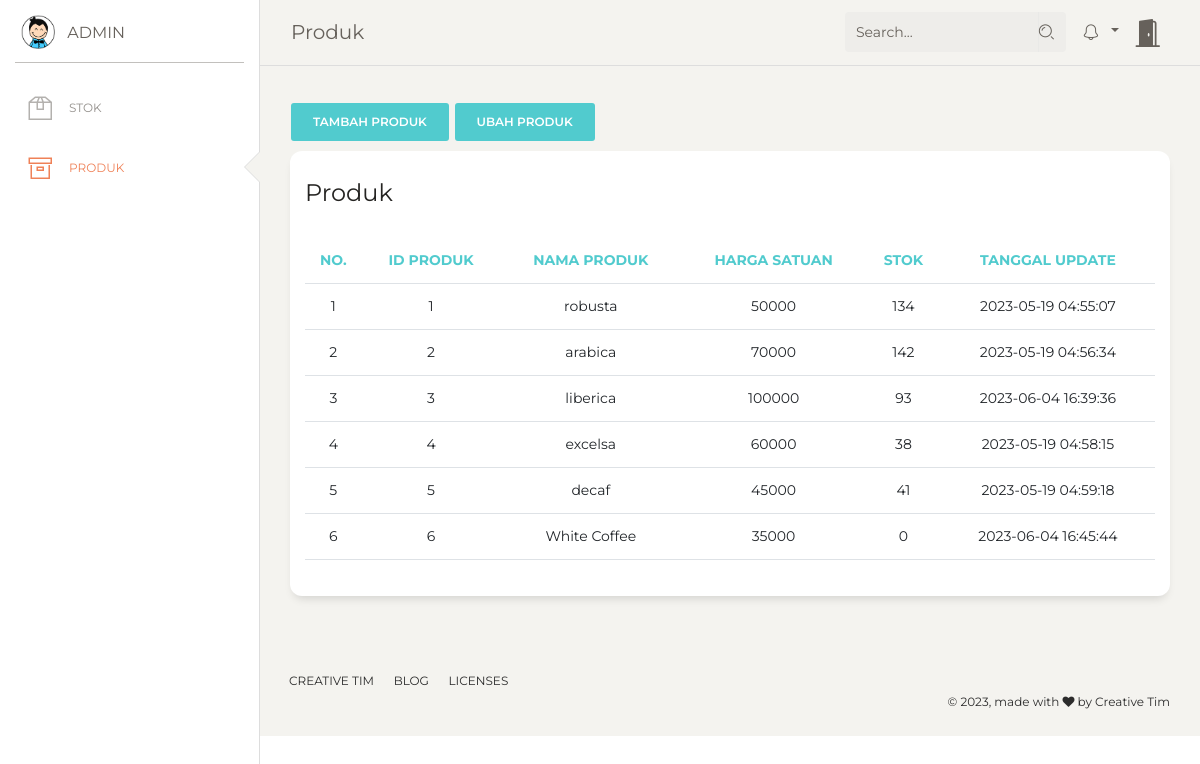
The page /gudang/product.php on the database its author committed.
### tables this page shows
CREATE TABLE `produk` (
  `produk_id` int(11) NOT NULL,
  `nama_produk` varchar(30) NOT NULL,
  `harga_satuan` double NOT NULL,
  `stok` int(11) NOT NULL,
  `tgl_update` datetime NOT NULL DEFAULT current_timestamp() ON UPDATE current_timestamp(),
  `link_gambar` text NOT NULL
);

### gudang/product.php (the view, shortened to what this page needs)
<?php
  include  '../koneksi.php';
?>
<!DOCTYPE html>
<html lang="en">
<head>
  <link rel="stylesheet" href="https://cdn.jsdelivr.net/npm/bootstrap-icons@1.10.2/font/bootstrap-icons.css">
  <link href="https://maxcdn.bootstrapcdn.com/font-awesome/latest/css/font-awesome.min.css" rel="stylesheet">
  <link href="https://cdn.jsdelivr.net/npm/bootstrap@5.2.3/dist/css/bootstrap.min.css" rel="stylesheet">
  <link href="../assets/css/bootstrap.min.css" rel="stylesheet" />
  <link href="../assets/css/paper-dashboard.css?v=2.0.1" rel="stylesheet" />
  <link href="../assets/demo/demo.css" rel="stylesheet" />
</head>
<body class="">
  <div class="wrapper ">
    <div class="sidebar" data-color="white" data-active-color="danger">
      <div class="logo">
        <a href="https://www.creative-tim.com" class="simple-text logo-mini">
          <div class="logo-image-small">
            <img src="../assets/img/logo-small.png">
          </div>
        </a>
        <a href="https://www.creative-tim.com" class="simple-text logo-normal">
          ADMIN
        </a>
      </div>
      <div class="sidebar-wrapper">
        <ul class="nav">
          <li >
            <a href="./index.php">
              <i class="nc-icon nc-box-2"></i>
              <p>Stok</p>
            </a>
          </li>
          <li class="active">
            <a href="./product.php">
              <i class="nc-icon nc-box"></i>
              <p>Produk</p>
            </a>
          </li>
        </ul>
      </div>
    </div>
    <div class="main-panel">
      <nav class="navbar navbar-expand-lg navbar-absolute fixed-top navbar-transparent">
          <div class="container-fluid">
            <div class="navbar-wrapper">
              <a class="navbar-brand" href="javascript:;">Produk</a>
            </div>
            <div
              class="collapse navbar-collapse justify-content-end"
              id="navigation"
            >
              <form>
                <div class="input-group no-border">
                  <input
                    type="text"
                    value=""
                    class="form-control"
                    placeholder="Search..."
                  />
                  <div class="input-group-append">
                    <div class="input-group-text">
                      <i class="nc-icon nc-zoom-split"></i>
                    </div>
                  </div>
                </div>
              </form>
              <ul class="navbar-nav">
                <li class="nav-item btn-rotate dropdown">
                  <a
                    class="nav-link dropdown-toggle"
                    href="http://example.com"
                    id="navbarDropdownMenuLink"
                    data-toggle="dropdown"
                    aria-haspopup="true"
                    aria-expanded="false"
                  >
                    <i class="nc-icon nc-bell-55"></i>
                  </a>
                </li>
                <li class="nav-item-door">
                    <a href="../login/logout.php">
                      <i class="bi bi-door-open-fill"></i>
                    </a>
                </li>
              </ul>
            </div>
          </div>
        </nav>
      <div class="content">
        <button type="button" class="btn btn-primary" data-bs-toggle="modal" data-bs-target="#tambahProduct">
          Tambah Produk
        </button>
        <button type="button" class="btn btn-primary" data-bs-toggle="modal" data-bs-target="#ubahProduct">
          Ubah Produk
        </button>
        <div class="row">
          <div class="col-md-12">
            <div class="card">
              <div class="card-header">
                <h4 class="card-title">Produk</h4>
              </div>
              <div class="card-body">
                <div class="table-responsive">
                  <table class="table">
                    <thead class=" text-primary">
                      <th class="text-center">No.</th>
                      <th class="text-center">ID Produk</th>
                      <th class="text-center">Nama Produk</th>
                      <th class="text-center">Harga Satuan</th>
                      <th class="text-center">Stok</th>
                      <th class="text-center">Tanggal Update</th>
                    </thead>
                    <tbody>
                      <tr>
                        <?php
                          $view = $dbh->query("SELECT * FROM `produk`;");
                          if($view->rowCount()>0){
                            $no=1;
                            while($data = $view->fetch()){
                        ?>
                          <tr>
                            <td class="text-center"><?php echo $no++; ?></td>
                            <td class="text-center"><?php echo $data['produk_id'];?></td>
                            <td class="text-center"><?php echo $data['nama_produk'];?></td>
                            <td class="text-center"><?php echo $data['harga_satuan'];?></td>
                            <td class="text-center"><?php echo $data['stok'];?></td>
                            <td class="text-center"><?php echo $data['tgl_update'];?></td>
                          </tr>
                        <?php
                            }
                          }
                        ?>
                      </tr>
                    </tbody>
                  </table>
                </div>
              </div>
            </div>
          </div>
        </div>
      </div>
      <footer class="footer footer-black  footer-white ">
        <div class="container-fluid">
          <div class="row">
            <nav class="footer-nav">
              <ul>
                <li><a href="https://www.creative-tim.com" target="_blank">Creative Tim</a></li>
                <li><a href="https://www.creative-tim.com/blog" target="_blank">Blog</a></li>
                <li><a href="https://www.creative-tim.com/license" target="_blank">Licenses</a></li>
              </ul>
            </nav>
            <div class="credits ml-auto">
              <span class="copyright">
                © , made with <i class="fa fa-heart heart"></i> by Creative Tim
              </span>
            </div>
          </div>
        </div>
      </footer>
    </div>
  </div>
</body>
</html>

### rows shown on the page
produk: produk_id "1", nama_produk "robusta", harga_satuan "50000", stok "134", tgl_update "2023-05-19 04:55:07"
produk: produk_id "2", nama_produk "arabica", harga_satuan "70000", stok "142", tgl_update "2023-05-19 04:56:34"
produk: produk_id "3", nama_produk "liberica", harga_satuan "100000", stok "93", tgl_update "2023-06-04 16:39:36"
produk: produk_id "4", nama_produk "excelsa", harga_satuan "60000", stok "38", tgl_update "2023-05-19 04:58:15"
produk: produk_id "5", nama_produk "decaf", harga_satuan "45000", stok "41", tgl_update "2023-05-19 04:59:18"
produk: produk_id "6", nama_produk "White Coffee", harga_satuan "35000", stok "0", tgl_update "2023-06-04 16:45:44"
